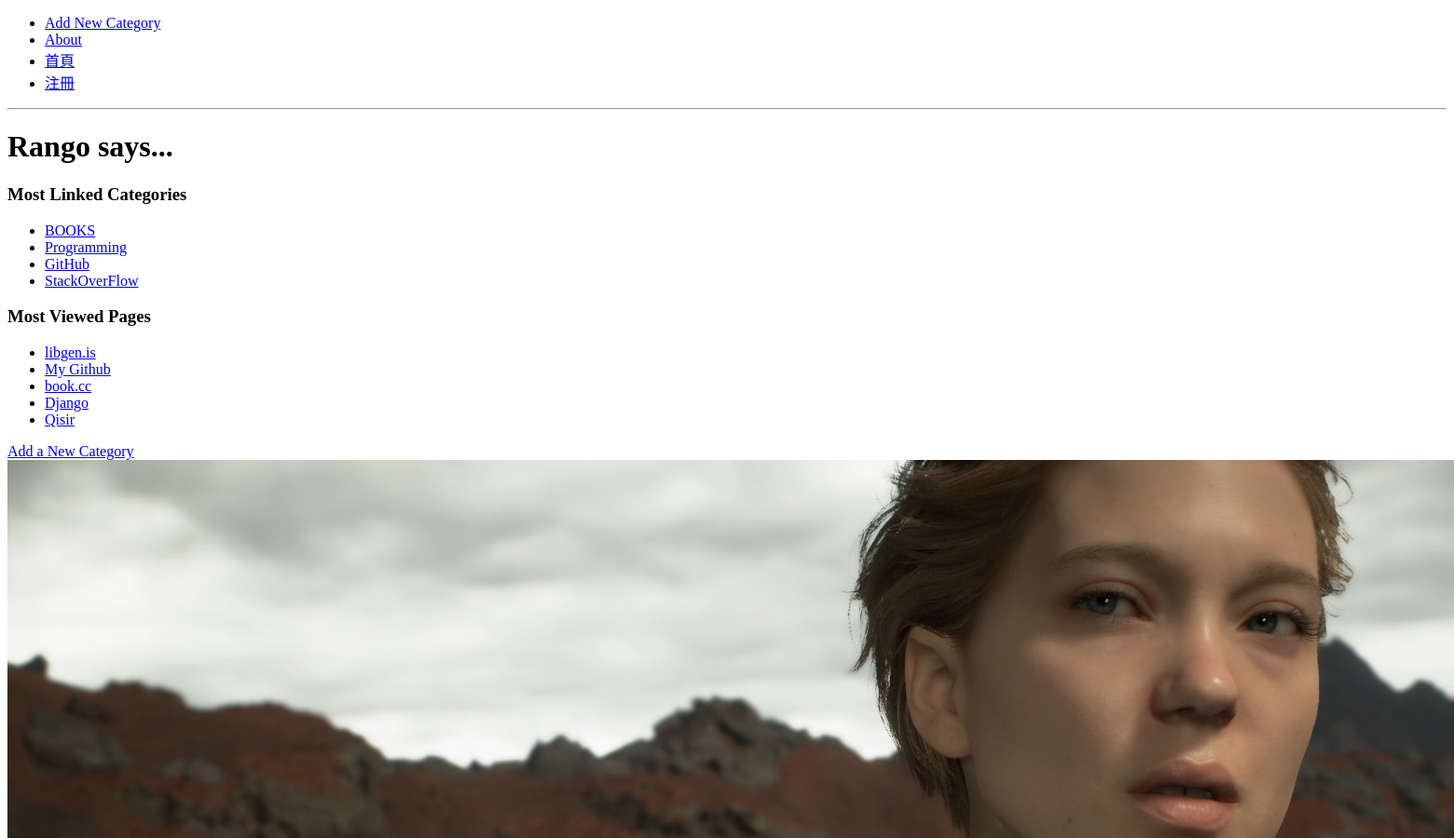
The app's page / (upper part), older data.
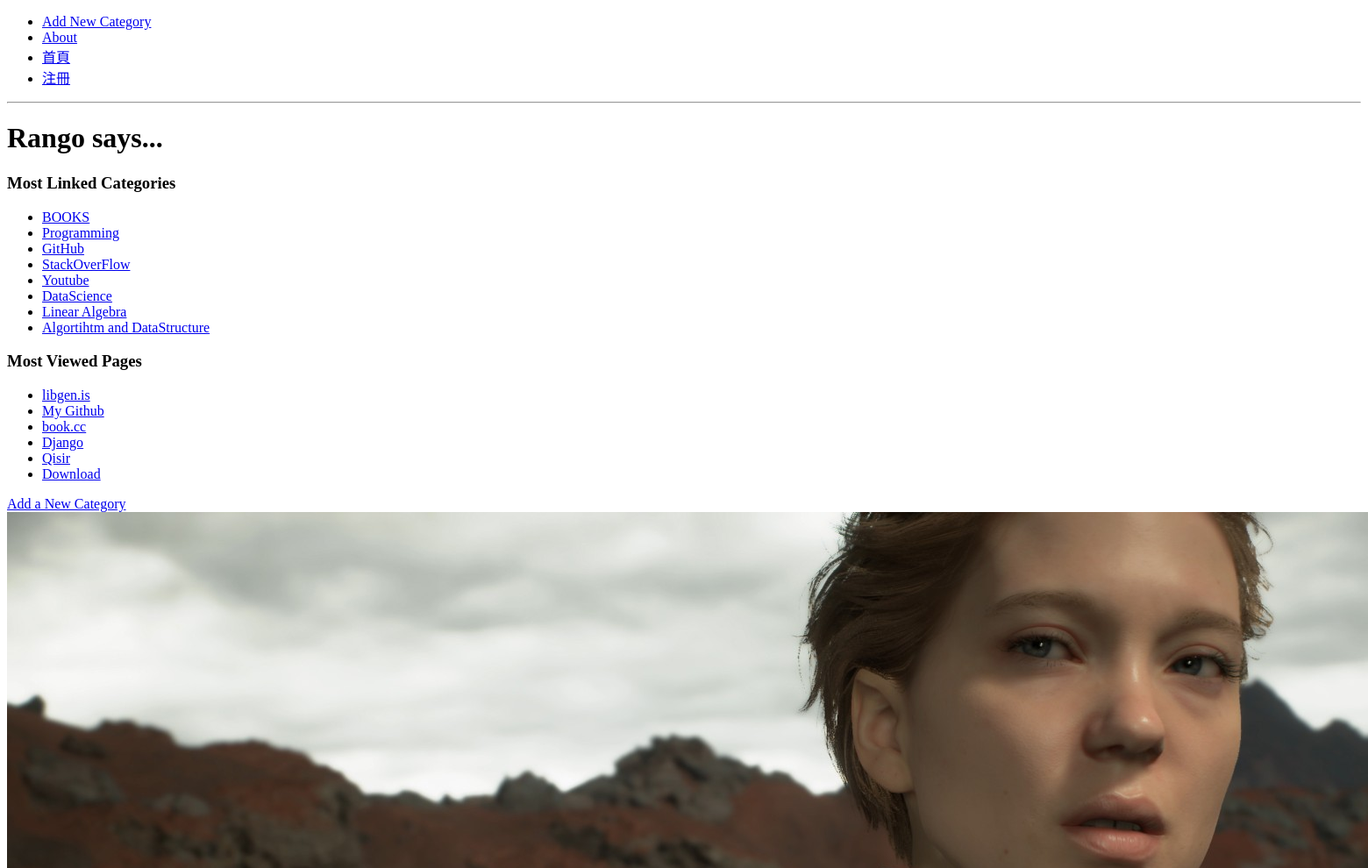
The same page, newer data.
### rango/models.py (models this page shows, shortened)
class Category(models.Model):
    name = models.CharField(max_length=128, unique=True)
    likes = models.IntegerField(default=0)
    views = models.IntegerField(default=0)
    slug = models.SlugField(unique=True)
    class Meta:
        verbose_name_plural = 'Categories'

class Page(models.Model):
    category = models.ForeignKey(Category,on_delete=models.CASCADE)
    title = models.CharField(max_length=128)
    url = models.URLField()
    views = models.IntegerField(default=0)

### rango/views.py (the view)
# urls.py: path('', views.index,name='index'),
def index(request):
    category_list = Category.objects.order_by('-likes')[:8]
    page_list = Page.objects.order_by('-views')[:10]
    context_dict = {'categories': category_list, 'pages': page_list}
    return render(request, 'rango/index.html', context_dict)

### templates/rango/index.html (shortened to what this page needs)
{% extends 'rango/base.html' %}
{% load static %}
{% block body_block %}
        <h1>Rango says...</h1>
            <div><h3>Most Linked Categories</h3></div>
        <div>
        {% if categories %}
        <ul>
            {% for category in categories %}
                <li>
                    <a href="{% url 'rango:show_category' category.slug %}">{{ category.name }}</a>
            </li>
            {% endfor %}
        </ul>
        {% else %}
            <strong>There are no categories present.</strong>
        {% endif %}
        </div>
        <div>
            <div><h3>Most Viewed Pages</h3></div>
        <div>
        {% if pages %}
        <ul>
            {% for page in pages %}
            <li>
            <a href="{{ page.url }}">{{ page.title }}</a> </li>
            {% endfor %}
        </ul>
        {% else %}
            <strong>There are no pages present.</strong>
        {% endif %}
        </div>
        <div>
            <a href='/rango/add_category/'>Add a New Category</a><br />
            <img src="{% static "images/book.png" %}" alt="Picture of Rango" />
        </div>
{% endblock %}

Row changes from the older to the newer data that the page shows:
added Category: name "Youtube"
added Category: name "DataScience"
added Category: name "Linear Algebra"
added Category: name "Algortihtm and DataStructure"
added Page: title "Download"
